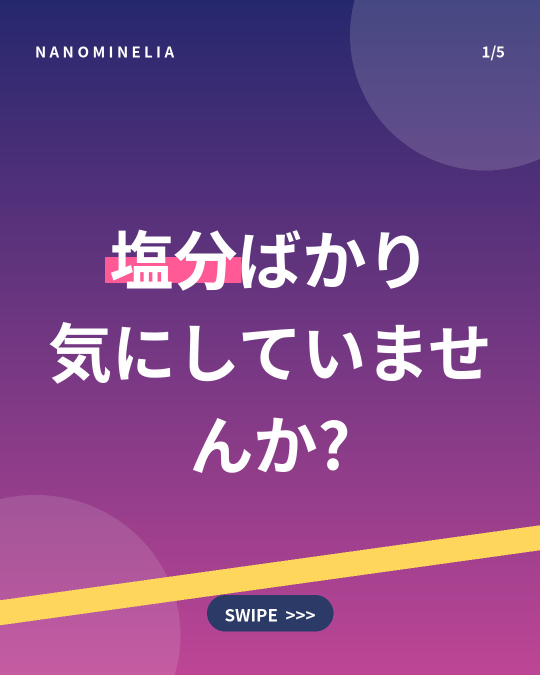
#> input picture samples/31_bold/1.jpg, 1080 x 1350 px, found by its file name (shown at 1/2 size)
$ python make_reel.py 3 ../samples/31_bold/1.jpg ../samples/31_bold/2.jpg
#> lines starting #> are read from the running program, lines starting #| are printed output that depends on the picture
"""投稿画像(5枚)から BGM付き縦型リール(1080x1920 mp4)を生成する。
使い方: python tools/make_reel.py 31 [calm|warm] [出力先.mp4]
BGMは numpy で合成するオリジナル音源(著作権・ライセンスの問題なし)。"""
import sys, os, subprocess, wave, math
import numpy as np
from PIL import Image, ImageFilter, ImageEnhance

W, H = 1080, 1920
DUR = [2.5, 3.5, 3.5, 3.5, 3.5]   # 表紙2.5秒、他3.5秒
FADE = 0.5                          # クロスフェード
FPS = 30

def total_len(): return sum(DUR) - FADE * (len(DUR) - 1)

def frame(src, out):
#> called with src = 'public/posts/03/1.jpg', out = '/tmp/reel/f1.jpg'
    s = Image.open(src).convert("RGB")
#> s is the input picture: PIL image 1080x1350 RGB; mean R, G, B 126.5, 74.5, 136.2
    bg = Image.new("RGB", (W, H))
#> bg: PIL image 1080x1920 RGB; every value is 0
    for y in range(H):
        t = y / H
        c = (int(34 + 30 * t), int(44 + 36 * t), int(88 + 40 * t))
        bg.paste(c, (0, y, W, y + 1))
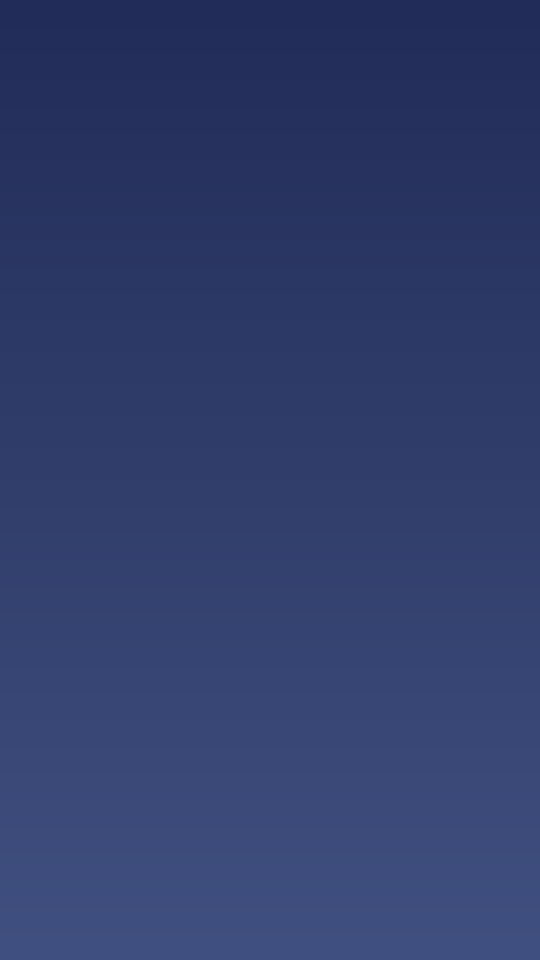
#> bg: PIL image 1080x1920 RGB (shown at 1/2 size); mean R, G, B 48.5, 61.5, 107.5
    bg.paste(s, (0, (H - s.height) // 2))
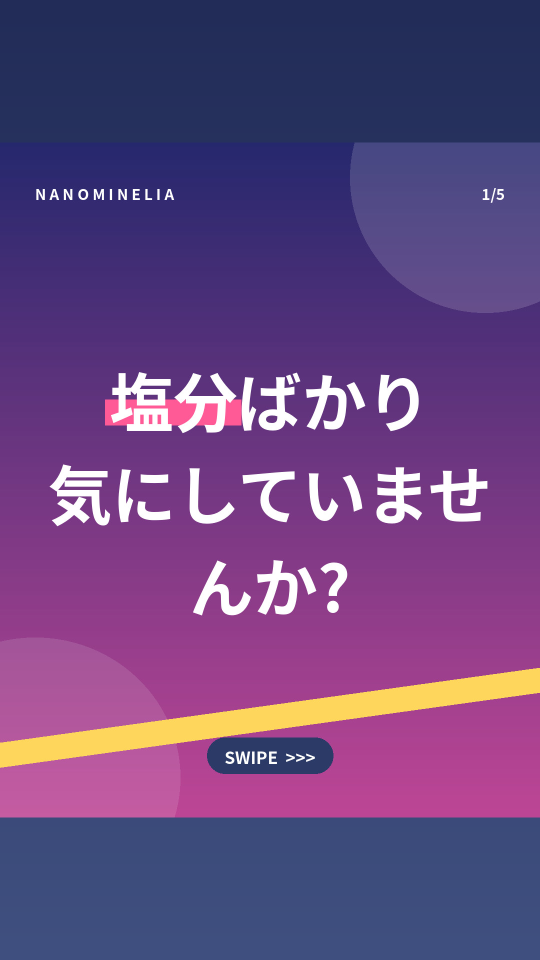
#> bg: PIL image 1080x1920 RGB (shown at 1/2 size); mean R, G, B 103.3, 70.6, 127.7
    bg.save(out, quality=95)

CHORDS = {  # 各コード(Hz)。ゆったりした和音進行
    "calm": [[261.6, 329.6, 392.0, 493.9], [220.0, 261.6, 329.6, 392.0], [174.6, 220.0, 261.6, 329.6], [196.0, 246.9, 293.7, 392.0]],
    "warm": [[293.7, 370.0, 440.0, 554.4], [246.9, 293.7, 370.0, 440.0], [196.0, 246.9, 293.7, 370.0], [220.0, 277.2, 329.6, 440.0]],
}

# [42 lines left out: functions make_bgm, pick_bgm, not called in this run]

def build(no, mood="calm", out=None, root="public/posts", tmp="/tmp/reel"):
    os.makedirs(tmp, exist_ok=True)
    frames = []
    for i in range(1, 6):
        p = f"{tmp}/f{i}.jpg"; frame(f"{root}/{no:02d}/{i}.jpg", p); frames.append(p)
#> pass 2 of the loop in build, `for i in range(1, 6):`:
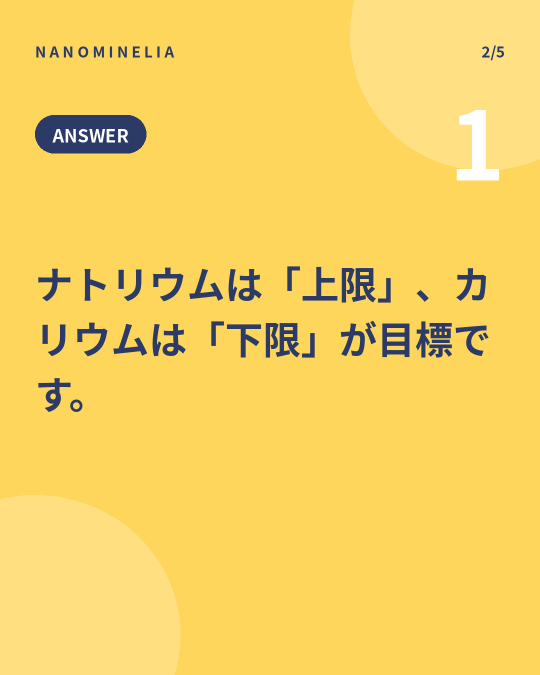
#> input picture samples/31_bold/2.jpg, 1080 x 1350 px, found by its file name (shown at 1/2 size)
#> in frame, s is the input picture: PIL image 1080x1350 RGB; mean R, G, B 246.2, 209.8, 98.9
#> in frame (call 2), `bg.paste(s, (0, (H - s.height) // 2))`:
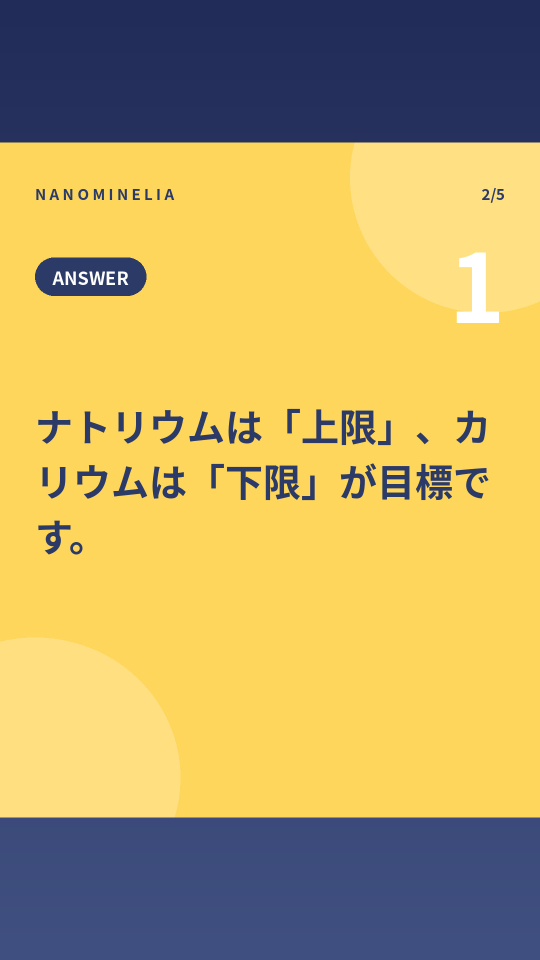
#> bg: PIL image 1080x1920 RGB (shown at 1/2 size); mean R, G, B 187.5, 165.8, 101.5
    L = total_len(); bgm = pick_bgm(no, mood, L, tmp)
    out = out or f"videos/reel_{no:02d}.mp4"; os.makedirs(os.path.dirname(out) or ".", exist_ok=True)
    cmd = ["ffmpeg", "-y", "-loglevel", "error"]
    for d, p in zip(DUR, frames): cmd += ["-loop", "1", "-t", str(d + FADE), "-i", p]
    cmd += ["-i", bgm]
    fc, last, off = [], "[0:v]", 0.0
    for i in range(1, 5):
        off += DUR[i - 1] - FADE
        fc.append(f"{last}[{i}:v]xfade=transition=fade:duration={FADE}:offset={off:.2f}[v{i}]"); last = f"[v{i}]"
    fc.append(f"{last}format=yuv420p,fps={FPS},trim=0:{L:.2f},setpts=PTS-STARTPTS[v]")
    fc.append(f"[5:a]loudnorm=I=-16:TP=-1.5:LRA=7,afade=t=out:st={L-1.5:.2f}:d=1.5,atrim=0:{L:.2f}[a]")
    cmd += ["-filter_complex", ";".join(fc), "-map", "[v]", "-map", "[a]",
            "-c:v", "libx264", "-profile:v", "high", "-level", "4.0", "-pix_fmt", "yuv420p", "-r", str(FPS),
            "-b:v", "5M", "-maxrate", "6M", "-bufsize", "10M", "-c:a", "aac", "-b:a", "128k", "-ar", "48000", "-ac", "2",
            "-movflags", "+faststart", "-t", f"{L:.2f}", out]
    subprocess.run(cmd, check=True); return out

if __name__ == "__main__":
    no = int(sys.argv[1]); mood = sys.argv[2] if len(sys.argv) > 2 else "calm"
#> (the run stopped early here; a loop or call above may not have finished)
